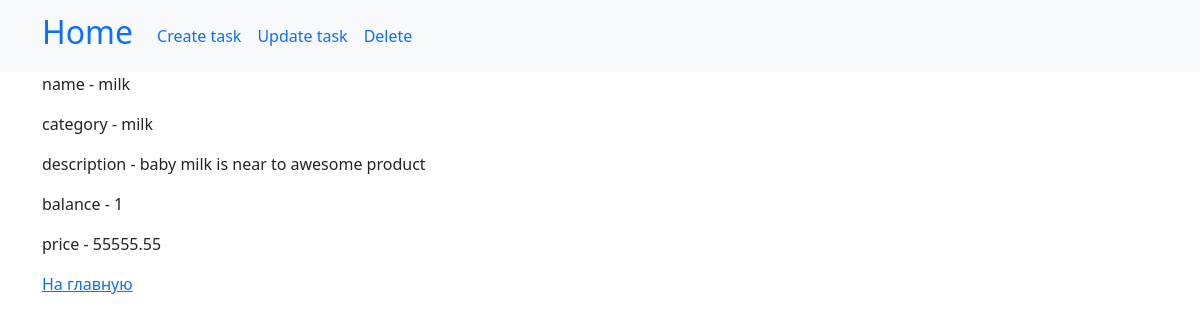
/product/1/, run on the app's committed database.
### market/models.py (models this page shows, shortened)
class Product(models.Model):
    name = models.CharField(max_length=100, null=False, blank=False, verbose_name="Наименование товара")
    description = models.TextField(max_length=2000, null=True, blank=True, verbose_name="Описание товара")
    categories = models.CharField(max_length=100, choices=CATEGORY, verbose_name="Категория", default="other")
    balance = models.PositiveIntegerField(verbose_name="Остаток товара")
    price = models.DecimalField(max_digits=7, decimal_places=2, verbose_name="Цена товара")
    class Meta:
        db_table = "market"
        verbose_name = "Товар"
        verbose_name_plural = "Товары"

### market/views.py (the view)
# urls.py: path('product/<int:pk>/', product_view, name="product_view"),
def product_view(request, pk):
    product = get_object_or_404(Product, pk=pk)
    return render(request, "product.html", {"product": product})

### market/templates/product.html
{% extends "base.html" %}
{% block nav %}
    <a class="nav-link" href="{% url "create" %}">Create task</a>
    <a class="nav-link" href="{% url "update_product" product.pk %}">Update task</a>
    <a class="nav-link" href="{% url "delete" product.pk %}">Delete</a>
{% endblock %}
{% block content %}
<p>name - {{ product.name }}</p>
<p>category - {{ product.categories }}</p>
<p>description - {{ product.description }}</p>
<p>balance - {{ product.balance }}</p>
    <p>price - {{ product.price }}</p>
<a href="{% url "index_view" %}">На главную</a>
{% endblock %}

### data on the page
Product: name "milk", categories "milk", description "baby milk is near to awesome product", balance "1", price "55555.55"
